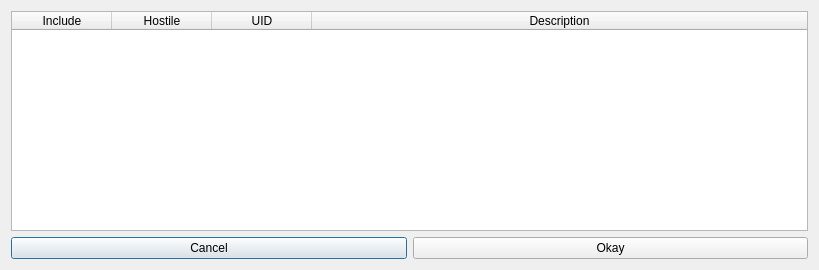
<?xml version="1.0" encoding="UTF-8"?>
<ui version="4.0">
 <class>classifierPromptClass</class>
 <widget class="QDialog" name="classifierPromptClass">
  <property name="geometry">
   <rect>
    <x>0</x>
    <y>0</y>
    <width>819</width>
    <height>270</height>
   </rect>
  </property>
  <property name="windowTitle">
   <string>classifierPrompt</string>
  </property>
  <layout class="QVBoxLayout" name="verticalLayout">
   <item>
    <widget class="QTableWidget" name="tableWidget">
     <property name="selectionBehavior">
      <enum>QAbstractItemView::SelectRows</enum>
     </property>
     <property name="sortingEnabled">
      <bool>true</bool>
     </property>
     <property name="columnCount">
      <number>4</number>
     </property>
     <attribute name="horizontalHeaderCascadingSectionResizes">
      <bool>true</bool>
     </attribute>
     <attribute name="horizontalHeaderStretchLastSection">
      <bool>true</bool>
     </attribute>
     <attribute name="verticalHeaderVisible">
      <bool>true</bool>
     </attribute>
     <attribute name="verticalHeaderVisible">
      <bool>true</bool>
     </attribute>
     <attribute name="horizontalHeaderStretchLastSection">
      <bool>true</bool>
     </attribute>
     <attribute name="horizontalHeaderCascadingSectionResizes">
      <bool>true</bool>
     </attribute>
     <column>
      <property name="text">
       <string>Include</string>
      </property>
      <property name="textAlignment">
       <set>AlignHCenter|AlignVCenter|AlignCenter</set>
      </property>
     </column>
     <column>
      <property name="text">
       <string>Hostile</string>
      </property>
      <property name="textAlignment">
       <set>AlignHCenter|AlignVCenter|AlignCenter</set>
      </property>
     </column>
     <column>
      <property name="text">
       <string>UID</string>
      </property>
      <property name="textAlignment">
       <set>AlignHCenter|AlignVCenter|AlignCenter</set>
      </property>
     </column>
     <column>
      <property name="text">
       <string>Description</string>
      </property>
      <property name="textAlignment">
       <set>AlignHCenter|AlignVCenter|AlignCenter</set>
      </property>
     </column>
    </widget>
   </item>
   <item>
    <layout class="QHBoxLayout" name="horizontalLayout">
     <item>
      <widget class="QPushButton" name="cancelButton">
       <property name="text">
        <string>Cancel</string>
       </property>
      </widget>
     </item>
     <item>
      <widget class="QPushButton" name="okayButton">
       <property name="text">
        <string>Okay</string>
       </property>
      </widget>
     </item>
    </layout>
   </item>
  </layout>
  <action name="actionCombineEntries">
   <property name="text">
    <string>Combine Entries</string>
   </property>
   <property name="toolTip">
    <string>Combine Entries</string>
   </property>
  </action>
 </widget>
 <layoutdefault spacing="6" margin="11"/>
 <resources/>
 <connections/>
</ui>
